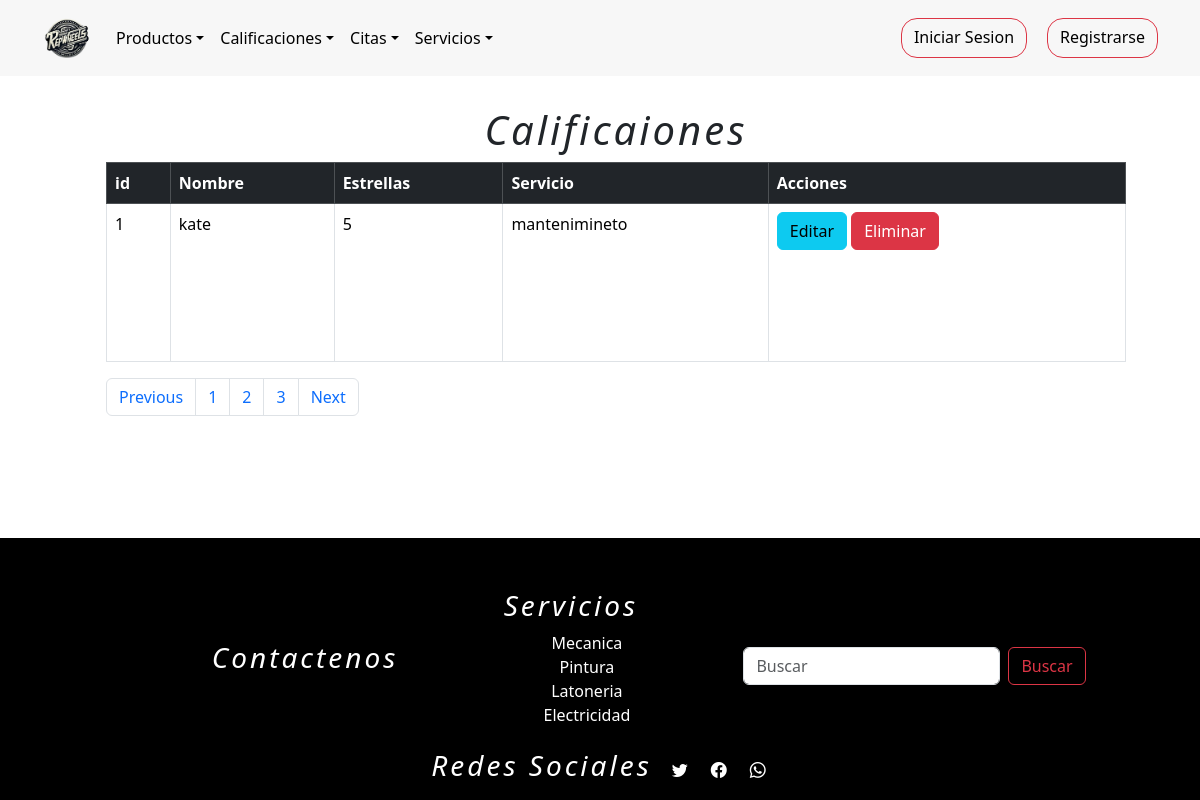
Before: /calificacionListar with the older database file.
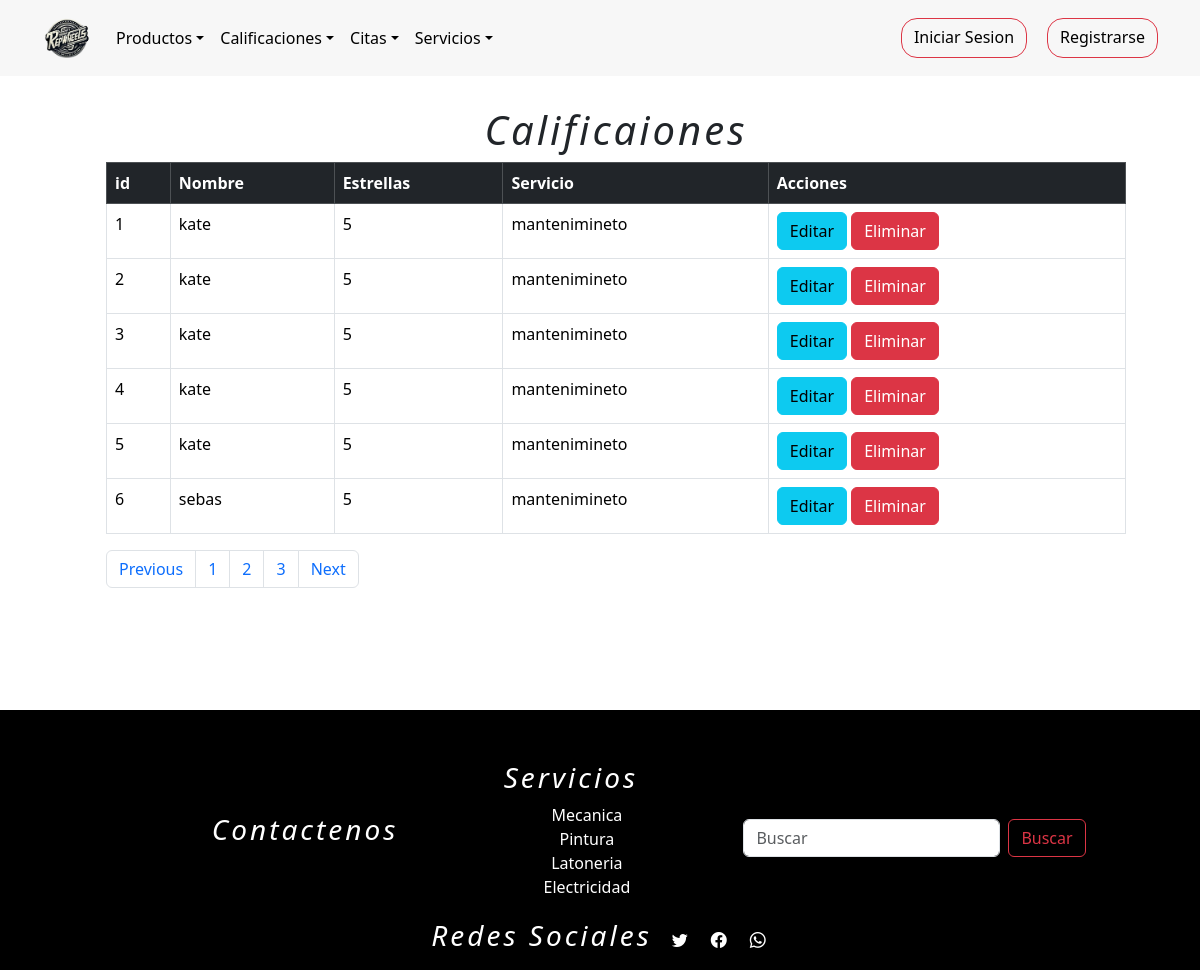
After: the same page with the newer database file.
### tienda/models.py (models this page shows, shortened)
class Calificaciones(models.Model):
    cliente = models.ForeignKey(Usuarios,on_delete=models.DO_NOTHING,blank=False,null=True)
    servicios = models.ForeignKey(Servicios,on_delete=models.DO_NOTHING,blank=False,null=True)
    foto = models.ImageField(upload_to="media/", default="media/user.png")
    Estrellas= (
        (1, "1"),
        (2,"2"),
        (3,"3"),
        (4,"4"),
        (4,"5"),
    )
    cantidad_estrellas = models.IntegerField(choices=Estrellas,default=5)

class Usuarios(AbstractUser):
    username = None
    nombre = models.CharField(max_length=254)
    email = models.EmailField(max_length=254, unique=True,blank=False,null=True)
    password = models.CharField(max_length=254,blank=False,null=True)
    foto = models.ImageField(upload_to="media/", default="media/user.png")
    token_recuperar = models.CharField(max_length=254,blank=False,null=False,default=0)
    telefono=models.IntegerField(null=False,blank=True,default='0')
    cargo = models.CharField(max_length=254,null=False)
    direccion=models.CharField(max_length=254)
    cedula=models.IntegerField(blank=True,null=False,default='0')
    ROLES = (
        (1,"administrador"),
        (2,"proveedor"),
        (3,"empleado"),
        (4,"cliente"),
    )
    rol=models.IntegerField(choices=ROLES,default=4)
    n = models.IntegerField(blank=True,null=False,default=0)
    USERNAME_FIELD = "email"
    REQUIRED_FIELDS = ["nombre"]
    objects = CustomUserManager()
    def __str__(self):
        return self.nombre

class Servicios(models.Model):
    nombre=models.CharField(max_length=254)
    descripcion_servicio = models.TextField()
    foto = models.ImageField(upload_to="media/", default="media/servicio.jpg")
    precio = models.IntegerField(null=False,blank=False,default=100000)
    def __str__(self):
        return self.nombre

### tienda/views.py (the view)
# urls.py: path("calificacionListar", views.listarCalificacion, name="calificacionListar"),
def listarCalificacion(request):
    r = Calificaciones.objects.all()
    contexto = {"data": r}
    return render(request, "tienda/calificaciones/listarCalificacion.html", contexto)

### tienda/templates/tienda/calificaciones/listarCalificacion.html (shortened to what this page needs)
{% extends 'tienda/base1.html' %}
{% load static %}
{% block contenedor %}
    <div class="container-fluid m-3" style="padding: 90px;">
        <h1>Calificaiones</h1>
        <table class="table table-bordered">
            <thead class="table-dark">
                <tr>
                    <th>id</th>
                    <th>Nombre</th>
                    <th>Estrellas</th>
                    <th>Servicio</th>
                    <th>Acciones</th>
                </tr>
            </thead>
            <tbody>
                {% for r in data %}
                <tr>
                    <td>{{ r.id }}</td>
                    <td>{{ r.cliente }}</td>
                    <td>{{ r.cantidad_estrellas }}</td>
                    <td>{{ r.servicios }}</td>
                    <td>
                        <a class="btn btn-info" href="{% url 'calificacion_formulario_editar' r.id %}">Editar</a>
                        <a class="btn btn-danger"
                            href="javascript:eliminar('{% url 'calificacion_eliminar' r.id %}')">Eliminar</a>
                    </td>
                </tr>
                {% endfor %}
            </tbody>
        </table>
        <nav aria-label="Page navigation example">
            <ul class="pagination">
                <li class="page-item"><a class="page-link" href="#">Previous</a></li>
                <li class="page-item"><a class="page-link" href="#">1</a></li>
                <li class="page-item"><a class="page-link" href="#">2</a></li>
                <li class="page-item"><a class="page-link" href="#">3</a></li>
                <li class="page-item"><a class="page-link" href="#">Next</a></li>
            </ul>
        </nav>
    </div>
{% endblock %}

Changed rows visible on the page:
added Calificaciones: id "2", cliente "kate", cantidad_estrellas "5", servicios "mantenimineto"
added Calificaciones: id "3", cliente "kate", cantidad_estrellas "5", servicios "mantenimineto"
added Calificaciones: id "4", cliente "kate", cantidad_estrellas "5", servicios "mantenimineto"
added Calificaciones: id "5", cliente "kate", cantidad_estrellas "5", servicios "mantenimineto"
added Calificaciones: id "6", cliente "sebas", cantidad_estrellas "5", servicios "mantenimineto"
